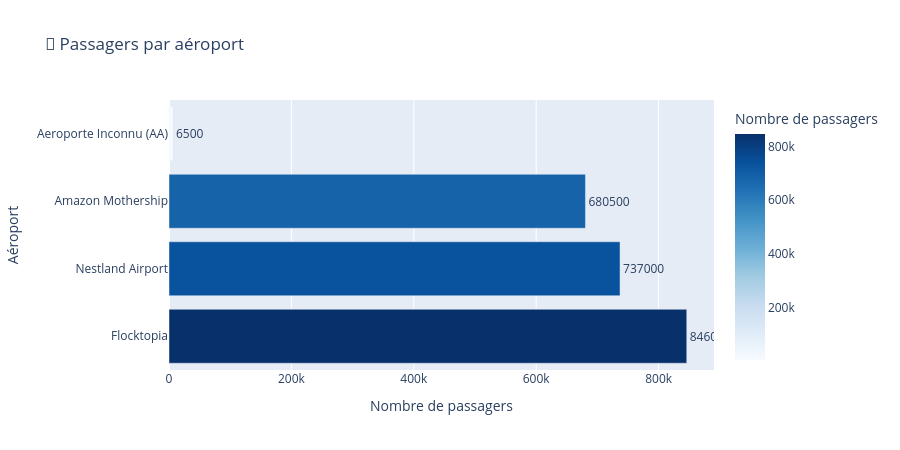

The code cell stored with this chart in its notebook:
### Markdown cell above
# 10- Graphique : Aéroport avec le plus de passagers

### Code cell
fig = px.bar(
    df_q2,
    x='passagers',
    y='aeroport',
    orientation='h',
    title='🛬 Passagers par aéroport',
    labels={'passagers': 'Nombre de passagers', 'aeroport': 'Aéroport'},
    color='passagers',
    color_continuous_scale='Blues',
    text='passagers'
)

fig.update_traces(textposition='outside')
fig.update_layout(height=450)

fig.show()
fig.write_html('../results/fig_q2.html')
print("✅ Graphique sauvegardé: fig_q2.html")

### Figure 1 — Plotly figure (JSON) as saved in the notebook; plotly's stock layout.template omitted (floating-point values rounded to 4 significant figures)
{"data": [{"hovertemplate": "Nombre de passagers=%{marker.color}<br>Aéroport=%{y}<extra></extra>", "legendgroup": "", "marker": {"color": [846000, 737000, 680500, 6500], "coloraxis": "coloraxis", "pattern": {"shape": ""}}, "name": "", "orientation": "h", "showlegend": false, "text": [846000.0, 737000.0, 680500.0, 6500.0], "textposition": "outside", "type": "bar", "x": [846000, 737000, 680500, 6500], "xaxis": "x", "y": ["Flocktopia", "Nestland Airport", "Amazon Mothership", "Aeroporte Inconnu (AA)"], "yaxis": "y"}], "layout": {"barmode": "relative", "coloraxis": {"colorbar": {"title": {"text": "Nombre de passagers"}}, "colorscale": [[0, "rgb(247,251,255)"], [0.125, "rgb(222,235,247)"], [0.25, "rgb(198,219,239)"], [0.375, "rgb(158,202,225)"], [0.5, "rgb(107,174,214)"], [0.625, "rgb(66,146,198)"], [0.75, "rgb(33,113,181)"], [0.875, "rgb(8,81,156)"], [1, "rgb(8,48,107)"]]}, "height": 450, "legend": {"tracegroupgap": 0}, "title": {"text": "🛬 Passagers par aéroport"}, "xaxis": {"anchor": "y", "domain": [0, 1], "title": {"text": "Nombre de passagers"}}, "yaxis": {"anchor": "x", "domain": [0, 1], "title": {"text": "Aéroport"}}}}
